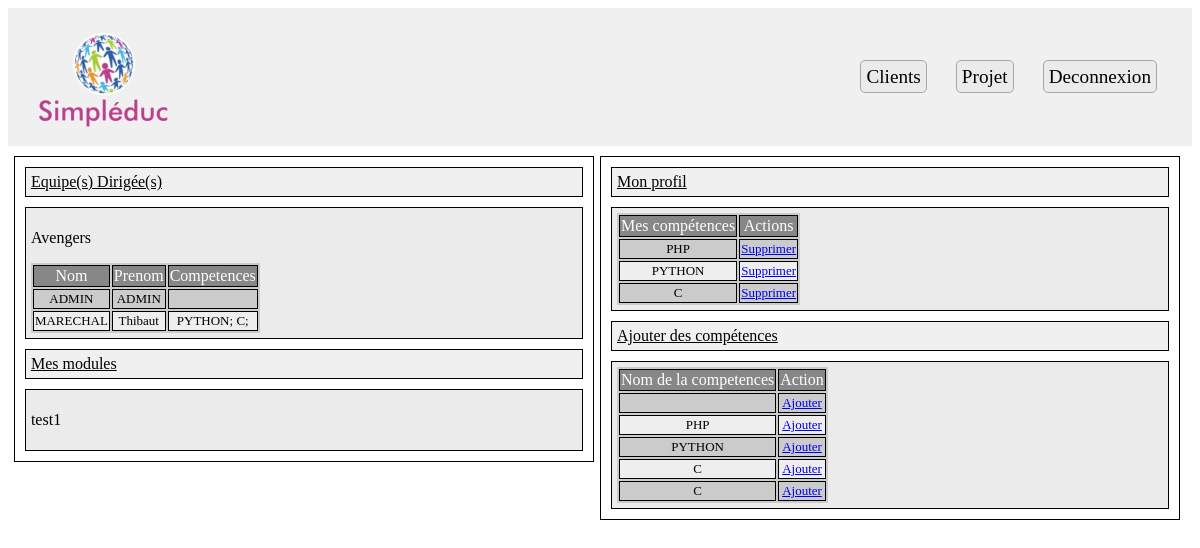
Screenshot of /accueil.php (signed in) with the database file from the repository.
### tables this page shows
CREATE TABLE `equipe` (
  `id_equipe` int(11) NOT NULL,
  `nom` varchar(30) DEFAULT NULL,
  `chef_equipe` int(11) DEFAULT NULL
);

CREATE TABLE `appartenir` (
  `id_personne` int(11) NOT NULL,
  `id_equipe` int(11) NOT NULL
);

CREATE TABLE `user` (
  `id` int(11) NOT NULL,
  `email` varchar(50) NOT NULL,
  `mdp` text NOT NULL,
  `date_inscription` datetime NOT NULL,
  `date_derniere_connexion` datetime NOT NULL,
  `valider` varchar(255) NOT NULL,
  `codeVerif` varchar(255) NOT NULL,
  `nom` varchar(30) DEFAULT NULL,
  `prenom` varchar(30) DEFAULT NULL,
  `fonction` int(11) DEFAULT NULL,
  `admin` varchar(30) NOT NULL
);

CREATE TABLE `maitriser` (
  `id_personne` int(11) NOT NULL,
  `id_competence` int(11) NOT NULL
);

CREATE TABLE `competence` (
  `id_competence` int(11) NOT NULL,
  `nom` varchar(30) DEFAULT NULL
);

CREATE TABLE `module_` (
  `id_module` int(11) NOT NULL,
  `nom` varchar(30) DEFAULT NULL,
  `equipe` int(11) DEFAULT NULL,
  `projet` int(11) DEFAULT NULL
);

### accueil.php (the view, shortened to what this page needs)
<?php
    include('config/dbconnection.php');
    include("./inc/layout.php");
    if (!isset($_SESSION["valider"])){
?>
    <H1>Accueil non autorisé, vous n'avez pas les permissions.</H1>
<?php }else{ ?>
    </head>
    <body>
<?php
    include("./inc/header.php");
    $id_user = $_SESSION['id'];
    $data_equipe = $db->query("SELECT * FROM equipe where chef_equipe = '$id_user'");
    $data_equipe = $data_equipe->fetchAll();
?>
        <div class="two_div_in_screen">
            <div>
                <p class="title_table">Equipe(s) Dirigée(s)</p>
                <?php
                $data_equipe_dirigee = $db->query("SELECT * FROM equipe where chef_equipe = '$id_user'");
                $data_equipe_dirigee = $data_equipe_dirigee->fetchAll();
                foreach($data_equipe_dirigee as $equipe){
                ?>
                <div class="body_table">
                    <p><?=$equipe['nom']?></p>
                    <table>
                        <thead>
                            <th>Nom</th>
                            <th>Prenom</th>
                            <th>Competences</th>
                        </thead>
                        <tbody>
                            <?php
                            $id_equipe = $equipe["id_equipe"];
                            $data_personne_in_equipe = $db->query("SELECT * FROM user inner join appartenir on appartenir.id_personne = user.id where appartenir.id_equipe = '$id_equipe'");
                            $data_personne_in_equipe = $data_personne_in_equipe->fetchAll();
                            foreach($data_personne_in_equipe as $prs){
                            ?>
                            <tr>
                                <td><?=$prs['nom']?></td>
                                <td><?=$prs['prenom']?></td>
                                <td>
                                    <?php
                                    $id_usr = $prs['id'];
                                    $data_comp = $db->query("SELECT * from maitriser where id_personne = '$id_usr'");
                                    $data_comp = $data_comp->fetchAll();
                                    foreach($data_comp as $comp){
                                        $id_comp = $comp['id_competence'];
                                        $data_c = $db->query("SELECT * from competence where id_competence = '$id_comp'");
                                        $data_c = $data_c->fetchAll();
                                        echo $data_c[0]['nom']. "; ";
                                    }
                                    ?>
                            </tr>
                            <?php
                                }
                            ?>
                        </tbody>
                    </table>
                </div>
                <?php
                }
                ?>
            </div>
            <div>
                <p class="title_table">Mes modules</p>
                <?php
                    $data_module = $db->query("SELECT * FROM appartenir  where id_personne = '$id_user'");
                    $data_module = $data_module->fetchAll();
                    foreach($data_module as $module) {
                        $id_equipe = $module['id_equipe'];
                        $donnee_mod = $db->query("SELECT * FROM module_ where equipe = '$id_equipe'");
                        $donnee_mod = $donnee_mod->fetchAll();
                        foreach($donnee_mod as $mod){
                ?>
                <div class="body_table">
                    <p><?=$mod["nom"]?></p>
                </div>
                <?php }
                    }
                ?>
            </div>
        </div>
        <div class="two_div_in_screen">
            <div>
                <p class="title_table">Mon profil</p>
                <div class="body_table">
                    <table>
                        <thead>
                            <tr>
                                <th>Mes compétences</th>
                                <th>Actions</th>
                            </tr>
                        </thead>
                        <tbody>
                            <?php
                            $comp_usr = $db->query("SELECT * FROM maitriser inner join user on maitriser.id_personne = user.id where user.id = '$id_user'");
                            $comp_usr = $comp_usr->fetchAll();
                            foreach($comp_usr as $comp){
                                $id_c  = $comp['id_competence'];
                                $nom_comp = $db->query("SELECT * from competence where id_competence = '$id_c'");
                                $nom_comp = $nom_comp->fetchAll();
                                foreach($nom_comp as $nom_comp2){
                            ?>
                            <tr>
                                <td><?=$nom_comp2['nom']?></td>
                                <td><a href="accueil.php?supp_comp=<?=$nom_comp2['id_competence']?>">Supprimer</a></td>
                            </tr>
                            <?php }
                        } ?>
                        </tbody>
                    </table>
                </div>
                <div>
                    <p class="title_table">Ajouter des compétences</p>
                    <div class="body_table">
                        <table>
                            <thead>
                                <tr>
                                    <th>Nom de la competences</th>
                                    <th>Action</th>
                                </tr>
                            </thead>
                            <tbody>
                                <?php
                                $comp = $db->query("SELECT * FROM competence");
                                $comp = $comp -> fetchAll();
                                foreach($comp as $item){
                                ?>
                                <tr>
                                    <td><?=$item["nom"]?></td>
                                    <td><a href="accueil.php?add_comp=<?=$item['id_competence']?>">Ajouter</a></td>
                                </tr>
                                <?php
                                }
                                ?>
                            </tbody>
                        </table>
                    </div>
                </div>
            </div>
        </div>
<?php
}
    include("./inc/layout_bottom.php");
?>

### inc/layout.php (shortened to what this page needs)
<!DOCTYPE HTML>
<html lang="fr">
    <head>
        <link rel="stylesheet" href="../style.css"/>

### inc/header.php
<div class="header_index">
    <div class="info_right">
        <div class="header_right">
            <a href="../client.php">Clients</a>
            <a href="../projet.php">Projet</a>
            <a href="../unconnexion.php">Deconnexion</a>
        </div>
    </div>
    <div>
        <a href="../accueil.php"><img class="logo" src="./logo.png" alt="Logo_Simpleduc"/></a>
    </div>
</div>

### style.css (style rules this page uses)
.logo { height: 114px; width: 168px; }
.header_index { background-color: rgb(240, 240, 240); display: flex; flex-direction: row-reverse; justify-content: space-between; align-items: center; padding: 10px; }
.header_right a { border: rgb(170, 166, 166) solid 1px; margin-right: 25px; padding:5px; background-color: rgb(235, 235, 235); text-decoration: none; color: black; font-size: 1.2em; border-radius: 5px; }
.info_right { display: flex; }
.two_div_in_screen { margin-top: 10px; box-sizing: border-box; width: 49%; margin-left: 0.5%; float: left; border: black 1px solid; }
.title_table { border : solid black 1px; background-color: rgb(240, 240, 240); margin: 10px; padding: 5px; text-decoration: underline; }
.body_table { border : solid black 1px; background-color: rgb(235, 235, 235); margin: 10px; padding: 5px; }
table { background-color: #CBCBCB; text-align: center; }
table td, table th { border: 1px solid #000000; }
table tbody td { font-size: 13px; }
table tr:nth-child(even) { background: #eeeeee; }
table thead { background: #878787; }
table thead th { font-weight: normal; color: #FFFFFF; text-align: center; }

### rows the page displays
equipe: nom "Avengers"
appartenir: id_personne.nom "ADMIN", id_personne.prenom "ADMIN"
appartenir: id_personne.nom "MARECHAL", id_personne.prenom "Thibaut"
maitriser: id_competence.nom "PYTHON"
maitriser: id_competence.nom "C"
module_: nom "test1"
competence: nom "PHP"
competence: nom "PYTHON"
competence: nom "C"
competence: nom "C"
